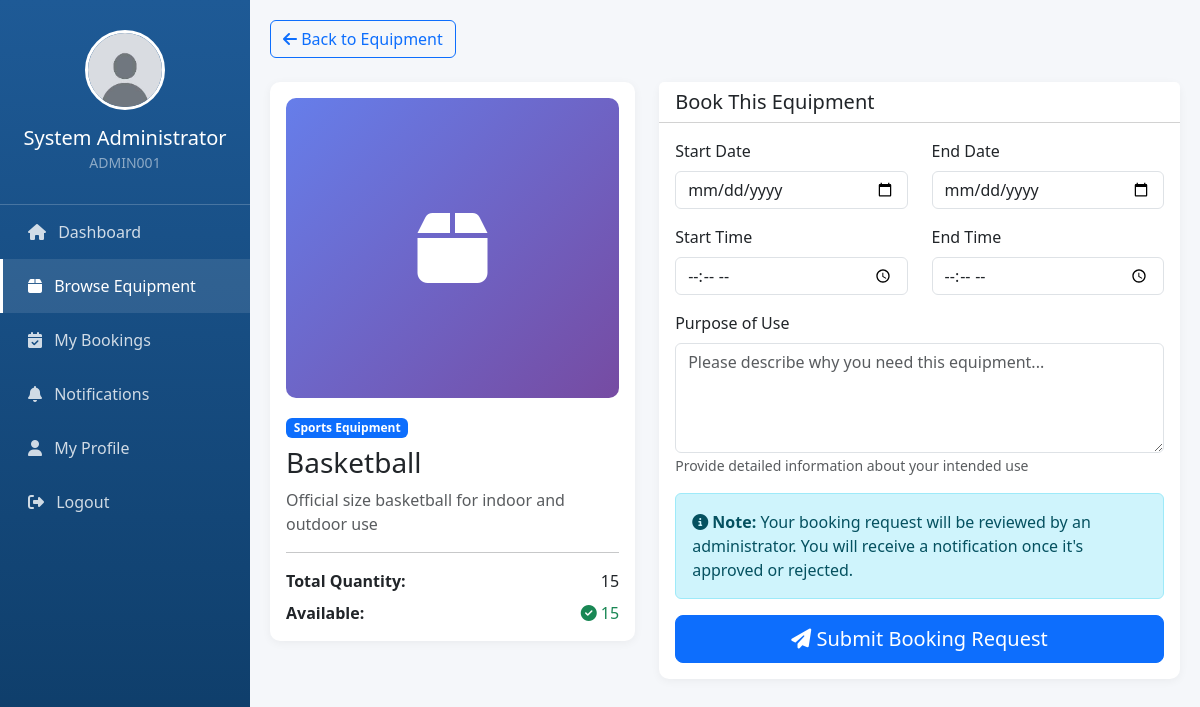
Screenshot of /user/book_equipment.php?id=1 (signed in) with the database file from the repository.
### tables this page shows
CREATE TABLE IF NOT EXISTS equipment (
    id INT PRIMARY KEY AUTO_INCREMENT,
    name VARCHAR(150) NOT NULL,
    category_id INT,
    description TEXT,
    quantity INT DEFAULT 1,
    available_quantity INT DEFAULT 1,
    image VARCHAR(255),
    status ENUM('available', 'unavailable', 'maintenance') DEFAULT 'available',
    created_at TIMESTAMP DEFAULT CURRENT_TIMESTAMP,
    FOREIGN KEY (category_id) REFERENCES categories(id) ON DELETE SET NULL
);

CREATE TABLE IF NOT EXISTS categories (
    id INT PRIMARY KEY AUTO_INCREMENT,
    name VARCHAR(100) NOT NULL,
    description TEXT,
    created_at TIMESTAMP DEFAULT CURRENT_TIMESTAMP
);

### config.php (called while the page is built, shortened)
<?php
function getProfilePicture($filename) {
    $defaultFile = 'default-avatar.jpg';
    $uploadPath = __DIR__ . '/' . PROFILE_UPLOAD_DIR;
    $uploadUrl = BASE_URL . PROFILE_UPLOAD_DIR;
    if (empty($filename) || !file_exists($uploadPath . $filename)) {
        return $uploadUrl . $defaultFile;
    }
    return $uploadUrl . $filename;
}

### user/book_equipment.php (the view, shortened to what this page needs)
<?php
require_once '../config.php';
$equipment_id = isset($_GET['id']) ? (int) $_GET['id'] : 0;
$sql = "SELECT e.*, c.name as category_name FROM equipment e
        LEFT JOIN categories c ON e.category_id = c.id
        WHERE e.id = ? AND e.status = 'available'";
$stmt = $conn->prepare($sql);
$stmt->bind_param("i", $equipment_id);
$stmt->execute();
$result = $stmt->get_result();
$equipment = $result->fetch_assoc();
?>
<!DOCTYPE html>
<html lang="en">
<head>
    <link href="https://cdn.jsdelivr.net/npm/bootstrap@5.3.0/dist/css/bootstrap.min.css" rel="stylesheet">
    <link rel="stylesheet" href="https://cdnjs.cloudflare.com/ajax/libs/font-awesome/6.4.0/css/all.min.css">
</head>
<body>
    <div class="sidebar">
        <div class="profile-section">
            <img src="<?= getProfilePicture($_SESSION['profile_picture']) ?>" class="profile-img" alt="Profile">
            <h5 class="mt-3 mb-0"><?php echo $_SESSION['first_name'] . ' ' . $_SESSION['last_name']; ?></h5>
            <small class="text-white-50"><?php echo $_SESSION['id_number']; ?></small>
        </div>
        <nav class="nav flex-column">
            <a class="nav-link" href="dashboard.php">
                <i class="fas fa-home me-2"></i> Dashboard
            </a>
            <a class="nav-link active" href="browse_equipment.php">
                <i class="fas fa-box me-2"></i> Browse Equipment
            </a>
            <a class="nav-link" href="my_bookings.php">
                <i class="fas fa-calendar-check me-2"></i> My Bookings
            </a>
            <a class="nav-link" href="notifications.php">
                <i class="fas fa-bell me-2"></i> Notifications
            </a>
            <a class="nav-link" href="profile.php">
                <i class="fas fa-user me-2"></i> My Profile
            </a>
            <a class="nav-link" href="../logout.php">
                <i class="fas fa-sign-out-alt me-2"></i> Logout
            </a>
        </nav>
    </div>
    <div class="main-content">
        <div class="mb-4">
            <a href="browse_equipment.php" class="btn btn-outline-primary">
                <i class="fas fa-arrow-left"></i> Back to Equipment
            </a>
        </div>
        <div class="row">
            <div class="col-md-5">
                <div class="card">
                    <div class="card-body">
                        <?php if (!empty($equipment['image'])): ?>
                            <img src="<?php echo BASE_URL . EQUIPMENT_UPLOAD_DIR . $equipment['image']; ?>"
                                class="equipment-image mb-3" alt="<?php echo htmlspecialchars($equipment['name']); ?>">
                        <?php else: ?>
                            <div class="equipment-placeholder mb-3">
                                <i class="fas fa-box fa-5x text-white"></i>
                            </div>
                        <?php endif; ?>
                        <span
                            class="badge bg-primary mb-2"><?php echo htmlspecialchars($equipment['category_name']); ?></span>
                        <h3><?php echo htmlspecialchars($equipment['name']); ?></h3>
                        <p class="text-muted"><?php echo htmlspecialchars($equipment['description']); ?></p>
                        <hr>
                        <div class="d-flex justify-content-between mb-2">
                            <strong>Total Quantity:</strong>
                            <span><?php echo $equipment['quantity']; ?></span>
                        </div>
                        <div class="d-flex justify-content-between">
                            <strong>Available:</strong>
                            <span class="text-success">
                                <i class="fas fa-check-circle"></i> <?php echo $equipment['available_quantity']; ?>
                            </span>
                        </div>
                    </div>
                </div>
            </div>
            <div class="col-md-7">
                <div class="card">
                    <div class="card-header bg-white">
                        <h5 class="mb-0">Book This Equipment</h5>
                    </div>
                    <div class="card-body">
                        <form method="POST">
                            <div class="row">
                                <div class="col-md-6 mb-3">
                                    <label class="form-label">Start Date</label>
                                    <input type="date" name="start_date" class="form-control"
                                        min="<?php echo date('Y-m-d'); ?>" required>
                                </div>
                                <div class="col-md-6 mb-3">
                                    <label class="form-label">End Date</label>
                                    <input type="date" name="end_date" class="form-control"
                                        min="<?php echo date('Y-m-d'); ?>" required>
                                </div>
                            </div>
                            <div class="row">
                                <div class="col-md-6 mb-3">
                                    <label class="form-label">Start Time</label>
                                    <input type="time" name="start_time" class="form-control" required>
                                </div>
                                <div class="col-md-6 mb-3">
                                    <label class="form-label">End Time</label>
                                    <input type="time" name="end_time" class="form-control" required>
                                </div>
                            </div>
                            <div class="mb-3">
                                <label class="form-label">Purpose of Use</label>
                                <textarea name="purpose" class="form-control" rows="4"
                                    placeholder="Please describe why you need this equipment..." required></textarea>
                                <small class="text-muted">Provide detailed information about your intended use</small>
                            </div>
                            <div class="alert alert-info">
                                <i class="fas fa-info-circle"></i>
                                <strong>Note:</strong> Your booking request will be reviewed by an administrator. You
                                will receive a notification once it's approved or rejected.
                            </div>
                            <button type="submit" class="btn btn-primary btn-lg w-100">
                                <i class="fas fa-paper-plane"></i> Submit Booking Request
                            </button>
                        </form>
                    </div>
                </div>
            </div>
        </div>
    </div>
</body>
</html>

### user/book_equipment.php (style rules this page uses)
:root { --primary-blue: #1e5a96; }
body { background: #f5f7fa; }
.sidebar { min-height: 100vh; background: linear-gradient(180deg, var(--primary-blue), #0d3b66); color: white; position: fixed; width: 250px; }
.sidebar .profile-section { padding: 30px 20px; text-align: center; border-bottom: 1px solid rgba(255, 255, 255, 0.2); }
.sidebar .profile-img { width: 80px; height: 80px; border-radius: 50%; border: 3px solid white; object-fit: cover; }
.sidebar .nav-link { color: rgba(255, 255, 255, 0.8); padding: 15px 25px; transition: all 0.3s; border-left: 3px solid transparent; }
.sidebar .nav-link:hover, .sidebar .nav-link.active { background: rgba(255, 255, 255, 0.1); color: white; border-left-color: white; }
.main-content { margin-left: 250px; padding: 20px; }
.card { border: none; border-radius: 10px; box-shadow: 0 2px 10px rgba(0, 0, 0, 0.05); }
.equipment-placeholder { width: 100%; height: 300px; background: linear-gradient(135deg, #667eea 0%, #764ba2 100%); display: flex; align-items: center; justify-content: center; border-radius: 10px; }

### rows the page displays
equipment: category.name "Sports Equipment", name "Basketball", description "Official size basketball for indoor and outdoor use", quantity "15", available_quantity "15"

### other values shown
$_SESSION['first_name'] "System"
$_SESSION['last_name'] "Administrator"
$_SESSION['id_number'] "ADMIN001"
